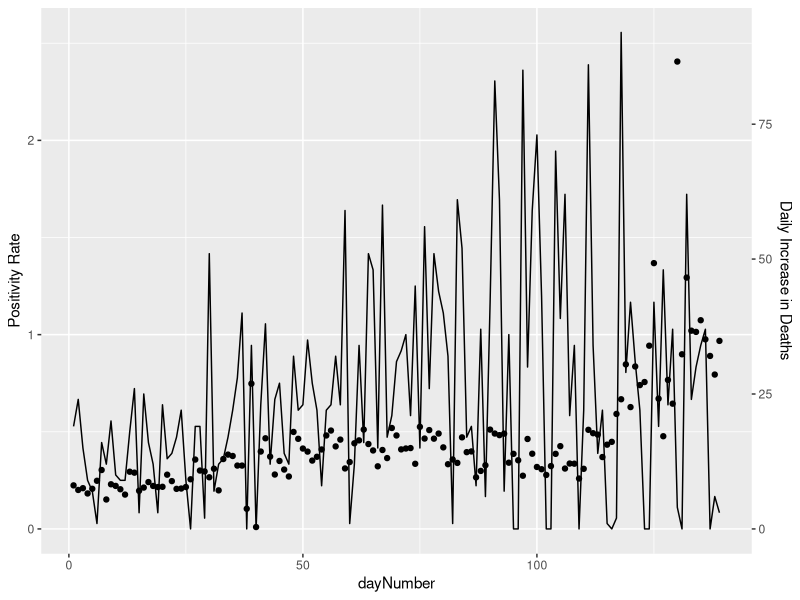

The R script that drew this image:
## GEOG3023 Statistics and Geographic Data
## Homework 2: Intro to R
## University of Colorado, Boulder
## Elliot Whitehead

install.packages("tidyverse")
library("ggplot2")

## What to submit: your R script (this file) and your plots (either as jpgs or copy and pasted into a word file)

## HINT: Use the "Introduction_to_R" file as the first place to look if you're not sure how to do something!

# The enclosed 'ColoradoCovidRecent.csv' file contains the basic covid statistics for the state of Colorado since September 1st, 2021
# The following is the description of each column:
# Date: each day of record
# DayNumber: Days since September 1st
# State: Colorado
# death: accumulative number of death till each day
# deathIncrease: new confirmed death on each day
# positive: accumulative number of positive cases till each day
# positiveIncrease: new confirmed positive cases on each day
# totalTestResults: accumulative number of test conducted till that day
# totalTestResultsIncrease: new tests on each day

# Here is the code to load the csv file
# Note, please first check where the file ColoradoCovidRecent.csv file located. 
# You may have to set your working directory to that location (where R looks for files by default)
# before opening the file (you can go to Tools -> GlobalOptions -> General to set the default working directory)
# OR you can set it with setwd() (see bottom of Introduction_to_R script)
covid = read.csv('lab_02/ColoradoCovidRecent.csv')

# Question 1 (25pts): Please find which date has:
# 1: the most increased death and 
index_of_max_deaths <- which.max(covid$deathIncrease)
cat("Date of greatest increase in deaths:", covid[index_of_max_deaths,]$Date)

# 2: which date has the most increased positive cases
index_of_max_pos_inc <- which.max(covid$positiveIncrease)
cat("Date of greatest increase in Positive Tests: ", covid[index_of_max_pos_inc,]$Date)

# 3: and which date has the most tests
index_of_max_tests <- which.max(covid$totalTestResultsIncrease)
print(index_of_max_tests)
cat("Date of greatest number of tests: ", covid[index_of_max_tests,]$Date)




# Question 2 (25pts): In the data frame 'covid', please add a new column called 'positivityRate' to show the daily positive rate (positiveIncrease/totalTestResultsIncrease)
positive_inc <- covid$positiveIncrease
total_test_results_inc <- covid$totalTestResultsIncrease

positivity_rate <- positive_inc / total_test_results_inc
covid["positivityRate"] <- positivity_rate


# Question 3 (25pts): Based on the variable you added in Question 2, please plot:
#(a) the daily positivity rate over time
#(b) the daily deaths over time (this isn't a new variable, it was already there)

# ggplot() + geom_line(data=covid, aes(dayNumber, positivityRate)) + ggtitle("COVID Positivty Rate: Sep 01, 2021 to Jan 17, 2022") + xlab("Days Since Sep 1st, 2021") + ylab("Positivity Rate") + geom_line(data=covid, aes(dayNumber, covid$deathIncrease/36 ))

y_scaling_factor <- 36

ggplot(covid, aes(x=dayNumber)) +
  geom_point(aes(y=positivity_rate)) +
  geom_line(aes(y=deathIncrease / y_scaling_factor))+ 
  scale_y_continuous(
    "Positivity Rate",
    sec.axis = sec_axis(~ . * y_scaling_factor, name="Daily Increase in Deaths")
  )


# Then, in the comments interpret the trends over the time
# A few lines of comments can be used to interpret the trends. Remember, to insert a comment use a "#" at the start of the line
# Hint: Use dayNumber as your X variable in your plot! You can label your x-axis as "days since 9/1/2021"




# Question 4 (25pts): Make a histogram of the daily positivity rate
# Hint: You'll probably have to search Google to figure this out! 
# Try Googling: "ggplot how to make histogram"
# Is the distribution left-skewed, right-skewed, or fairly symmetric? Answer in the comments





# End! Once you're done, make sure to save this script (File -> Save)
# Then you can copy and paste your plots into a word file or save them as image files 
# by clicking the "Export" button in the Plots pane
# On Canvas, you'll submit this file and your 4 plots:
# 1. Daily positivity rate over time
# 2. Daily deaths over time
# 3. Your histogram of the daily positivity rate